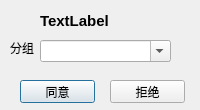
<?xml version="1.0" encoding="UTF-8"?>
<ui version="4.0">
 <class>applyDialog</class>
 <widget class="QDialog" name="applyDialog">
  <property name="geometry">
   <rect>
    <x>0</x>
    <y>0</y>
    <width>200</width>
    <height>110</height>
   </rect>
  </property>
  <property name="minimumSize">
   <size>
    <width>200</width>
    <height>110</height>
   </size>
  </property>
  <property name="maximumSize">
   <size>
    <width>200</width>
    <height>110</height>
   </size>
  </property>
  <property name="windowTitle">
   <string>好友申请</string>
  </property>
  <widget class="QPushButton" name="agreeButton">
   <property name="geometry">
    <rect>
     <x>20</x>
     <y>80</y>
     <width>75</width>
     <height>23</height>
    </rect>
   </property>
   <property name="cursor">
    <cursorShape>PointingHandCursor</cursorShape>
   </property>
   <property name="text">
    <string>同意</string>
   </property>
  </widget>
  <widget class="QPushButton" name="refuseButton">
   <property name="geometry">
    <rect>
     <x>110</x>
     <y>80</y>
     <width>75</width>
     <height>23</height>
    </rect>
   </property>
   <property name="cursor">
    <cursorShape>PointingHandCursor</cursorShape>
   </property>
   <property name="text">
    <string>拒绝</string>
   </property>
  </widget>
  <widget class="QComboBox" name="groupcomboBox">
   <property name="geometry">
    <rect>
     <x>40</x>
     <y>40</y>
     <width>131</width>
     <height>22</height>
    </rect>
   </property>
   <property name="editable">
    <bool>true</bool>
   </property>
  </widget>
  <widget class="QLabel" name="label">
   <property name="geometry">
    <rect>
     <x>10</x>
     <y>40</y>
     <width>31</width>
     <height>16</height>
    </rect>
   </property>
   <property name="text">
    <string>分组</string>
   </property>
  </widget>
  <widget class="QLabel" name="msglabel">
   <property name="geometry">
    <rect>
     <x>40</x>
     <y>10</y>
     <width>121</width>
     <height>21</height>
    </rect>
   </property>
   <property name="font">
    <font>
     <pointsize>11</pointsize>
     <weight>75</weight>
     <bold>true</bold>
    </font>
   </property>
   <property name="text">
    <string>TextLabel</string>
   </property>
  </widget>
 </widget>
 <resources/>
 <connections/>
</ui>
